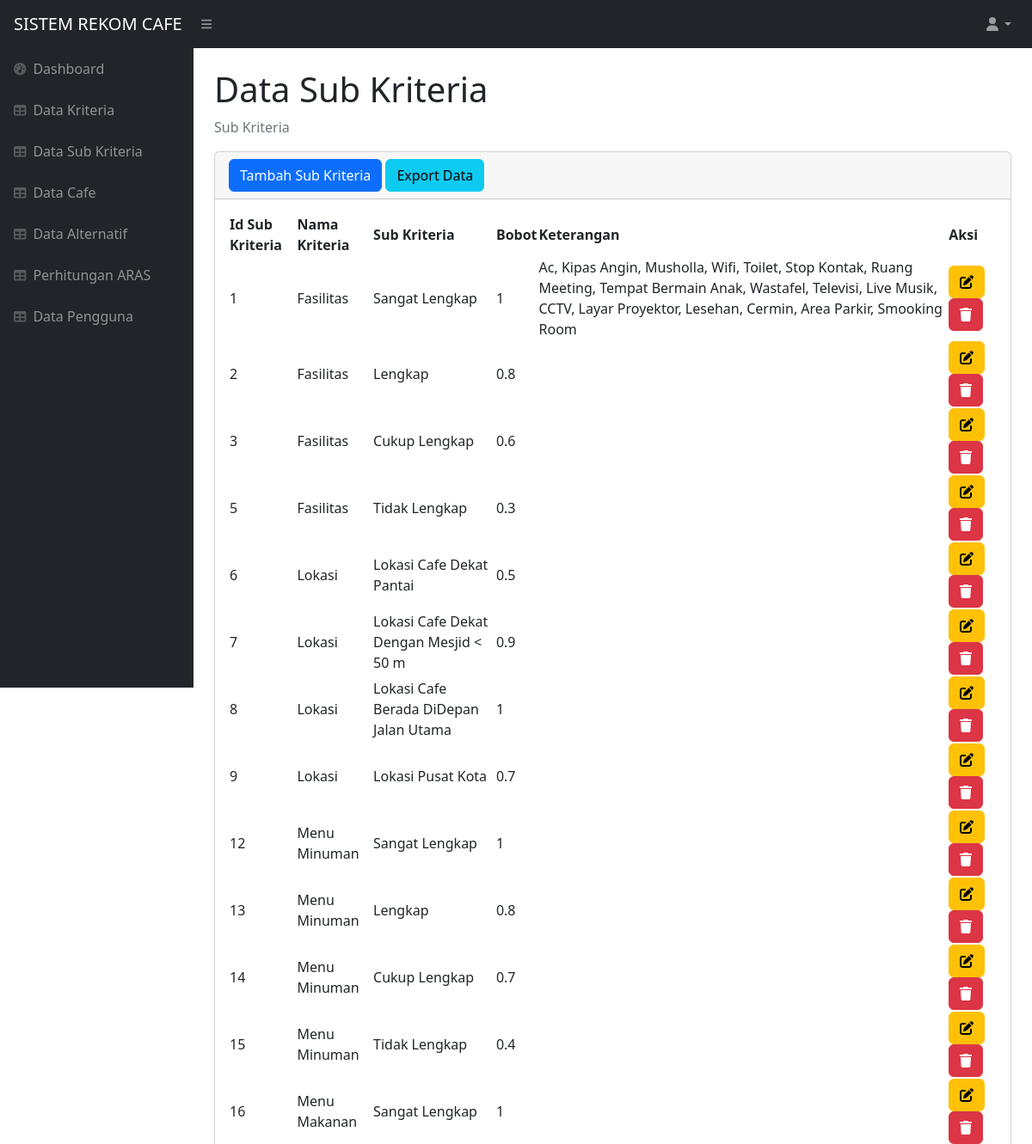
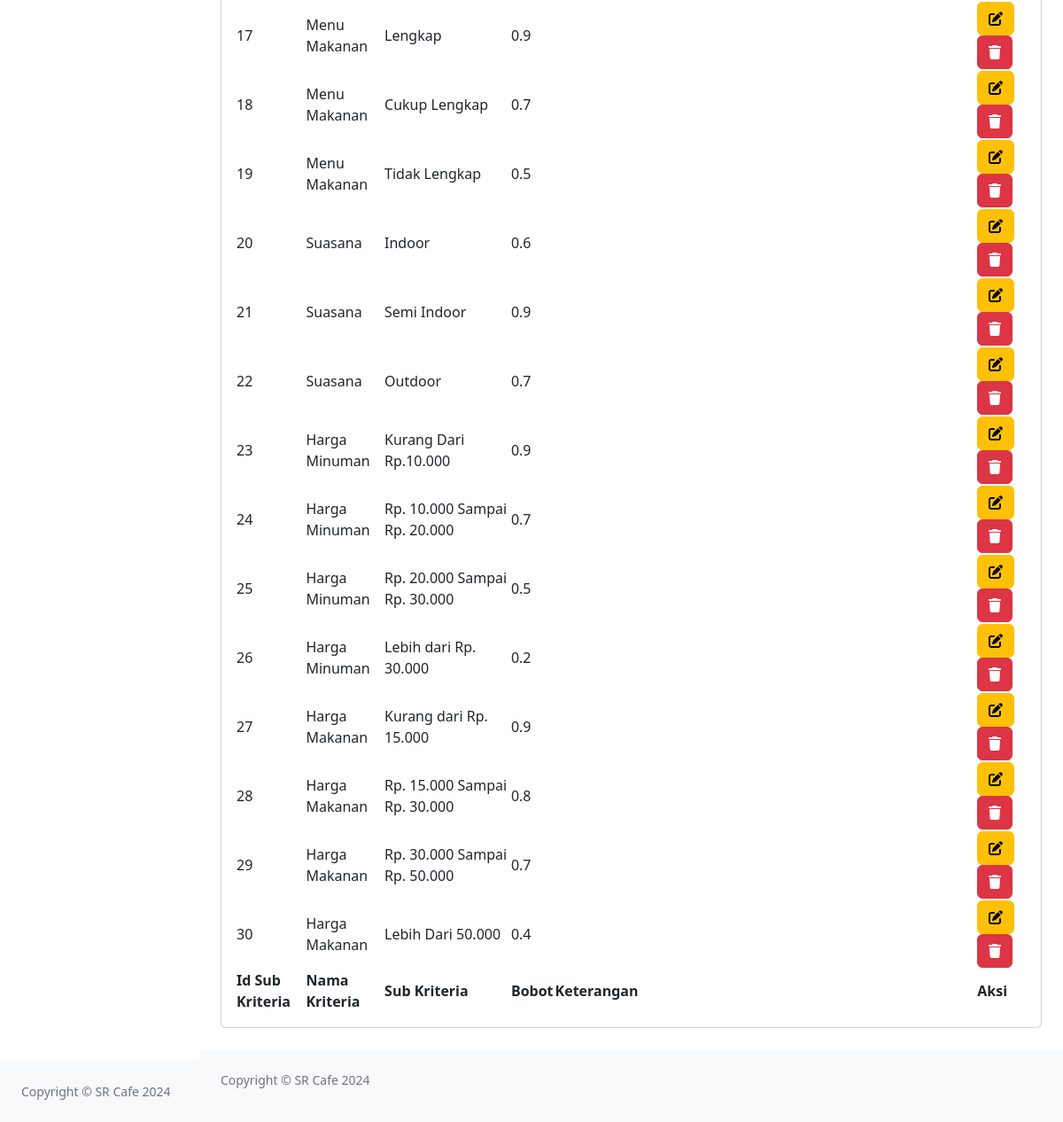
/index.php?page=data_sub_kriteria (signed in), run on the app's committed database (2 pictures, top to bottom).
### tables this page shows
CREATE TABLE IF NOT EXISTS `sub_kriteria` (
  `id_sub_kriteria` int(11) NOT NULL AUTO_INCREMENT,
  `kriteria_id` int(11) DEFAULT NULL,
  `nm_sub` varchar(100) DEFAULT NULL,
  `nilai` float DEFAULT NULL,
  `keterangan` longtext,
  PRIMARY KEY (`id_sub_kriteria`) USING BTREE,
  KEY `kriteria_id` (`kriteria_id`) USING BTREE,
  CONSTRAINT `kriteria_id` FOREIGN KEY (`kriteria_id`) REFERENCES `kriteria` (`kriteria_id`) ON DELETE CASCADE
);

CREATE TABLE IF NOT EXISTS `kriteria` (
  `kriteria_id` int(11) NOT NULL AUTO_INCREMENT,
  `nama_kriteria` varchar(255) NOT NULL,
  `bobot` float NOT NULL,
  `jenis_bobot` enum('Benefit','Cost') DEFAULT NULL,
  `smbl_kriteria` varchar(50) DEFAULT NULL,
  PRIMARY KEY (`kriteria_id`)
);

### dt_sub_kriteria.php (the view, shortened to what this page needs)
<?php
require 'proses/koneksi.php';
?>
<h1 class="mt-4">Data Sub Kriteria</h1>
<ol class="breadcrumb mb=4">
    <li class="breadcrumb-item active">Sub Kriteria</li>
</ol>
<div class="card mb-4">
    <div class="card-header">
        <button type="button" class="btn btn-primary" data-bs-toggle="modal" data-bs-target="#ModalTambah">Tambah Sub Kriteria</button>
        <a href="proses/exsubkrit.php" target="_blank" class="btn btn-info">Export Data</a>
    </div>
    <div class="card-body">
        <table id="datatablesSimple">
            <thead>
                <tr>
                    <th>Id Sub Kriteria</th>
                    <th>Nama Kriteria</th>
                    <th>Sub Kriteria</th>
                    <th>Bobot</th>
                    <th>Keterangan</th>
                    <th>Aksi</th>
                </tr>
            </thead>
            <tfoot>
                <tr>
                    <th>Id Sub Kriteria</th>
                    <th>Nama Kriteria</th>
                    <th>Sub Kriteria</th>
                    <th>Bobot</th>
                    <th>Keterangan</th>
                    <th>Aksi</th>
                </tr>
            </tfoot>
            <tbody>
                <?php
                $ambilsemuadata = mysqli_query($conn, "SELECT * FROM sub_kriteria s, kriteria k WHERE k.kriteria_id = s.kriteria_id");
                while ($data = mysqli_fetch_array($ambilsemuadata)) {
                    $id_sub_kriteria = $data['id_sub_kriteria'];
                    $nama_kriteria = $data['nama_kriteria'];
                    $nm_sub = $data['nm_sub'];
                    $nilai = $data['nilai'];
                    $keterangan = $data['keterangan'];
                ?>
                    <tr>
                        <td><?= $id_sub_kriteria; ?></td>
                        <td><?= $nama_kriteria; ?></td>
                        <td><?= $nm_sub; ?></td>
                        <td><?= $nilai; ?></td>
                        <td><?= $keterangan; ?></td>
                        <td>
                            <button type="button" class="btn btn-warning" data-bs-toggle="modal" data-bs-target="#ModalEdit<?= $id_sub_kriteria; ?>"><i class="fa-solid fa-pen-to-square"></i></button>
                            <button type="button" class="btn btn-danger" data-bs-toggle="modal" data-bs-target="#ModalHapus<?= $id_sub_kriteria; ?>"><i class="fa-solid fa-trash"></i></button>
                        </td>
                    </tr>
                <?php
                }
                ?>
            </tbody>
        </table>
    </div>
</div>
</div>
</main>
<footer class="py-4 bg-light mt-auto">
    <div class="container-fluid px-4">
        <div class="d-flex align-items-center justify-content-between small">
            <div class="text-muted">Copyright &copy; SR Cafe 2024</div>
        </div>
    </div>
</footer>
</div>
</div>
</body>
</html>

### data on the page
sub_kriteria: id_sub_kriteria "1", kriteria.nama_kriteria "Fasilitas", nm_sub "Sangat Lengkap", nilai "1", keterangan "Ac, Kipas Angin, Musholla, Wifi, Toilet, Stop Kontak, Ruang Meeting, Tempat Bermain Anak, Wastafel, Televisi, Live Musik, CCTV, Layar Proyektor, Lesehan, Cermin, Area Parkir, Smooking Room"
sub_kriteria: id_sub_kriteria "2", kriteria.nama_kriteria "Fasilitas", nm_sub "Lengkap", nilai "0.8"
sub_kriteria: id_sub_kriteria "3", kriteria.nama_kriteria "Fasilitas", nm_sub "Cukup Lengkap", nilai "0.6"
sub_kriteria: id_sub_kriteria "5", kriteria.nama_kriteria "Fasilitas", nm_sub "Tidak Lengkap", nilai "0.3"
sub_kriteria: id_sub_kriteria "6", kriteria.nama_kriteria "Lokasi", nm_sub "Lokasi Cafe Dekat Pantai", nilai "0.5"
sub_kriteria: id_sub_kriteria "7", kriteria.nama_kriteria "Lokasi", nm_sub "Lokasi Cafe Dekat Dengan Mesjid < 50 m", nilai "0.9"
sub_kriteria: id_sub_kriteria "8", kriteria.nama_kriteria "Lokasi", nm_sub "Lokasi Cafe Berada DiDepan Jalan Utama", nilai "1"
sub_kriteria: id_sub_kriteria "9", kriteria.nama_kriteria "Lokasi", nm_sub "Lokasi Pusat Kota", nilai "0.7"
sub_kriteria: id_sub_kriteria "12", kriteria.nama_kriteria "Menu Minuman", nm_sub "Sangat Lengkap", nilai "1"
sub_kriteria: id_sub_kriteria "13", kriteria.nama_kriteria "Menu Minuman", nm_sub "Lengkap", nilai "0.8"
sub_kriteria: id_sub_kriteria "14", kriteria.nama_kriteria "Menu Minuman", nm_sub "Cukup Lengkap", nilai "0.7"
sub_kriteria: id_sub_kriteria "15", kriteria.nama_kriteria "Menu Minuman", nm_sub "Tidak Lengkap", nilai "0.4"
sub_kriteria: id_sub_kriteria "16", kriteria.nama_kriteria "Menu Makanan", nm_sub "Sangat Lengkap", nilai "1"
sub_kriteria: id_sub_kriteria "17", kriteria.nama_kriteria "Menu Makanan", nm_sub "Lengkap", nilai "0.9"
sub_kriteria: id_sub_kriteria "18", kriteria.nama_kriteria "Menu Makanan", nm_sub "Cukup Lengkap", nilai "0.7"
sub_kriteria: id_sub_kriteria "19", kriteria.nama_kriteria "Menu Makanan", nm_sub "Tidak Lengkap", nilai "0.5"
sub_kriteria: id_sub_kriteria "20", kriteria.nama_kriteria "Suasana", nm_sub "Indoor", nilai "0.6"
sub_kriteria: id_sub_kriteria "21", kriteria.nama_kriteria "Suasana", nm_sub "Semi Indoor", nilai "0.9"
sub_kriteria: id_sub_kriteria "22", kriteria.nama_kriteria "Suasana", nm_sub "Outdoor", nilai "0.7"
sub_kriteria: id_sub_kriteria "23", kriteria.nama_kriteria "Harga Minuman", nm_sub "Kurang Dari Rp.10.000", nilai "0.9"
sub_kriteria: id_sub_kriteria "24", kriteria.nama_kriteria "Harga Minuman", nm_sub "Rp. 10.000 Sampai Rp. 20.000", nilai "0.7"
sub_kriteria: id_sub_kriteria "25", kriteria.nama_kriteria "Harga Minuman", nm_sub "Rp. 20.000 Sampai Rp. 30.000", nilai "0.5"
sub_kriteria: id_sub_kriteria "26", kriteria.nama_kriteria "Harga Minuman", nm_sub "Lebih dari Rp. 30.000", nilai "0.2"
sub_kriteria: id_sub_kriteria "27", kriteria.nama_kriteria "Harga Makanan", nm_sub "Kurang dari Rp. 15.000", nilai "0.9"
sub_kriteria: id_sub_kriteria "28", kriteria.nama_kriteria "Harga Makanan", nm_sub "Rp. 15.000 Sampai Rp. 30.000", nilai "0.8"
sub_kriteria: id_sub_kriteria "29", kriteria.nama_kriteria "Harga Makanan", nm_sub "Rp. 30.000 Sampai Rp. 50.000", nilai "0.7"
sub_kriteria: id_sub_kriteria "30", kriteria.nama_kriteria "Harga Makanan", nm_sub "Lebih Dari 50.000", nilai "0.4"
